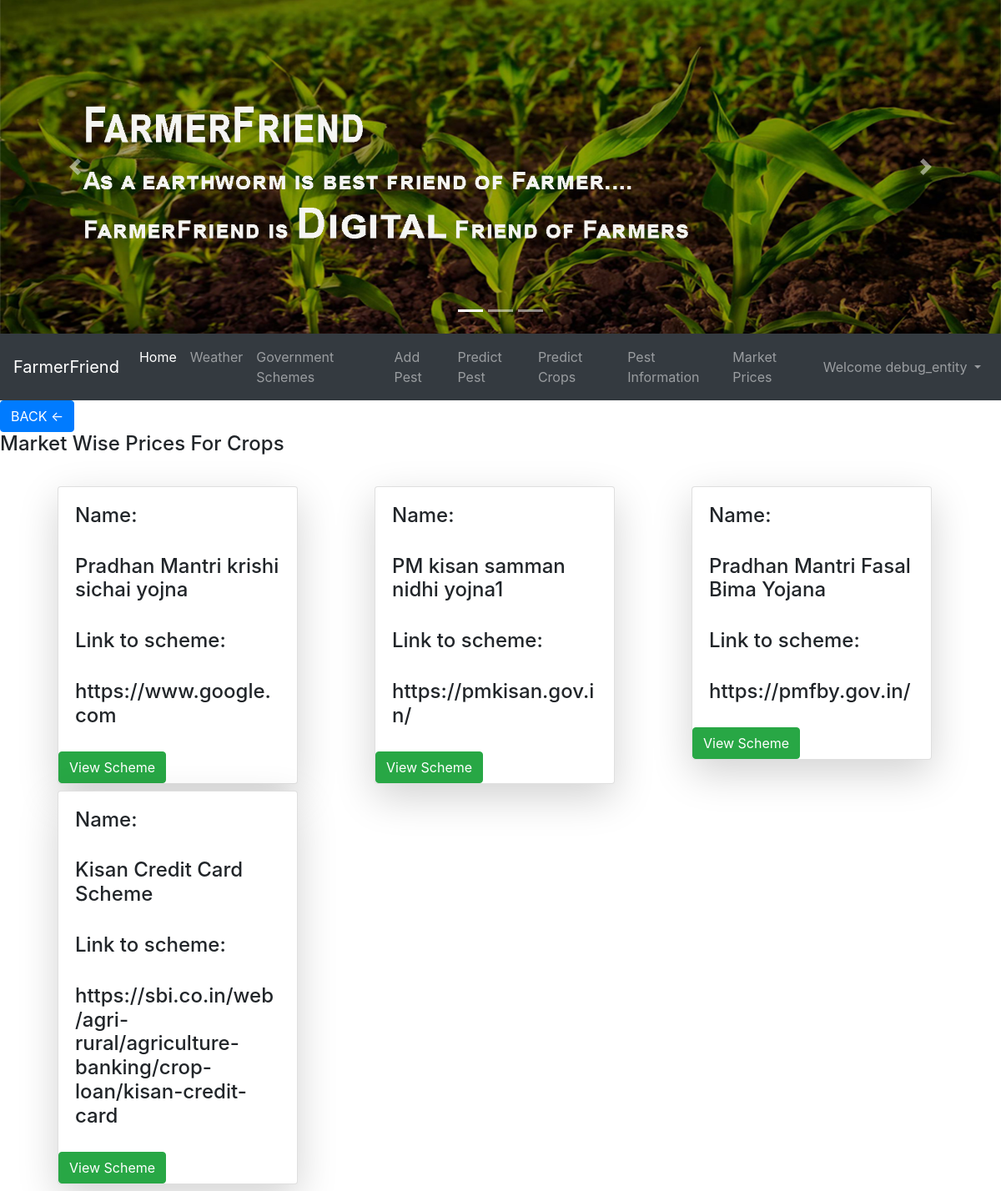
The app's page /govtschemes (signed in) with its own data.
### accounts/models.py (models this page shows, shortened)
class LoanSchemeForFarmers(models.Model):
    loan_id=models.AutoField
    info=models.TextField()
    scheme_name=models.CharField(max_length=200)

### accounts/views.py (the view)
# urls.py: path('govtschemes', views.govtschemes,name='govtschemes'),
def govtschemes(request):
    l=LoanSchemeForFarmers.objects.values('scheme_name','info')
    lis=[]
    for i in l:
        lis.append(i)
    dic={'dic':lis}
    print(dic)
    return render(request,'accounts/govschemes.html',dic)

### accounts/templates/accounts/govschemes.html (shortened to what this page needs)
{% extends 'accounts/FarmerPage.html' %} {% block css %} {% endblock %} {% block body %} {% if dic %}
<a href="predictMPG"><button class="btn btn-primary cart">BACK <-</button></a>
<h4 class="card-title">Market Wise Prices For Crops</h4>
<br>
<div class="container">
    <div class="row ">
        {% for i in dic %}
        <div class="col-sm-4">
            <div class="card shadow-lg mb-2 bg-white rounded ml-4" style="width: 18rem;">
                <div class="card-body">
                    <h4>Name: </h4>
                    <br>
                    <h4>{{i.scheme_name}}</h4>
                    <br>
                    <h4>Link to scheme:</h4>
                    <br>
                    <h4>{{i.info}}</h4>
                </div>
                <form action="/schemepmkisan" method="post">
                    <button type="submit" value="submit" class="btn btn-success scart">View Scheme</button>
                </form>
            </div>
        </div>
        {% endfor %}
    </div>
</div>
{% endif %} {% endblock %} {% block js %} {% endblock %}

### accounts/templates/accounts/FarmerPage.html (shortened to what this page needs)
<!doctype html>
<html lang="en">
<head>
    <link rel="stylesheet" href="https://stackpath.bootstrapcdn.com/bootstrap/4.5.0/css/bootstrap.min.css">
</head>
<body>
    <div id="carouselExampleIndicators" class="carousel slide" data-ride="carousel">
        <ol class="carousel-indicators">
            <li data-target="#carouselExampleIndicators" data-slide-to="0" class="active"></li>
            <li data-target="#carouselExampleIndicators" data-slide-to="1"></li>
            <li data-target="#carouselExampleIndicators" data-slide-to="2"></li>
        </ol>
        <div class="carousel-inner">
            {% load static %}
            <div class="carousel-item active">
                <img src="/media/homepage/farmer.jpg" height="400" class="d-block w-100" alt="...">
            </div>
        </div>
        <a class="carousel-control-prev" href="#carouselExampleIndicators" role="button" data-slide="prev">
            <span class="carousel-control-prev-icon" aria-hidden="true"></span>
        </a>
        <a class="carousel-control-next" href="#carouselExampleIndicators" role="button" data-slide="next">
            <span class="carousel-control-next-icon" aria-hidden="true"></span>
        </a>
    </div>
    <nav class="navbar navbar-expand-lg navbar-dark bg-dark">
        <a class="navbar-brand" href="#">FarmerFriend</a>
        <div class="collapse navbar-collapse" id="navbarSupportedContent">
            <ul class="navbar-nav mr-auto">
                <li class="nav-item active">
                    <a class="nav-link" href="#">Home <span class="sr-only">(current)</span></a>
                </li>
                <li class="nav-item">
                    <a class="nav-link" href="/Weather">Weather</a>
                </li>
                <li class="nav-item">
                    <a class="nav-link" href="/govtschemes">Government Schemes</a>
                </li>
                <li class="nav-item">
                    <a class="nav-link" href="/addpest">Add Pest</a>
                </li>
                <li class="nav-item">
                    <a class="nav-link" href="/predictpest">Predict Pest</a>
                </li>
                <li class="nav-item">
                    <a class="nav-link" href="/predictMPG">Predict Crops</a>
                </li>
                <li class="nav-item">
                    <a class="nav-link" href="/pestinformation">Pest Information</a>
                </li>
                <li class="nav-item">
                    <a class="nav-link" href="/marketforuser">Market Prices</a>
                </li>
            </ul>
            {% if user.is_authenticated %}
            <ul class="navbar-nav">
                <li class="nav-item dropdown">
                    <a class="nav-link dropdown-toggle" href="#" id="navbarDropdown" role="button" data-toggle="dropdown" aria-haspopup="true" aria-expanded="false">
          Welcome {{request.user}}
        </a>
                </li>
            </ul>
            {% endif %}
        </div>
    </nav>
     {% block body %} {% endblock %}
</body>
</html>

### records on screen
LoanSchemeForFarmers: scheme_name "Pradhan Mantri krishi sichai yojna", info "https://www.google.com"
LoanSchemeForFarmers: scheme_name "PM kisan samman nidhi yojna1", info "https://pmkisan.gov.in/"
LoanSchemeForFarmers: scheme_name "Pradhan Mantri Fasal Bima Yojana", info "https://pmfby.gov.in/"
LoanSchemeForFarmers: scheme_name "Kisan Credit Card Scheme", info "https://sbi.co.in/web/agri-rural/agriculture-banking/crop-loan/kisan-credit-card"

### other values on screen
{{ request.user }} "debug_entity"
